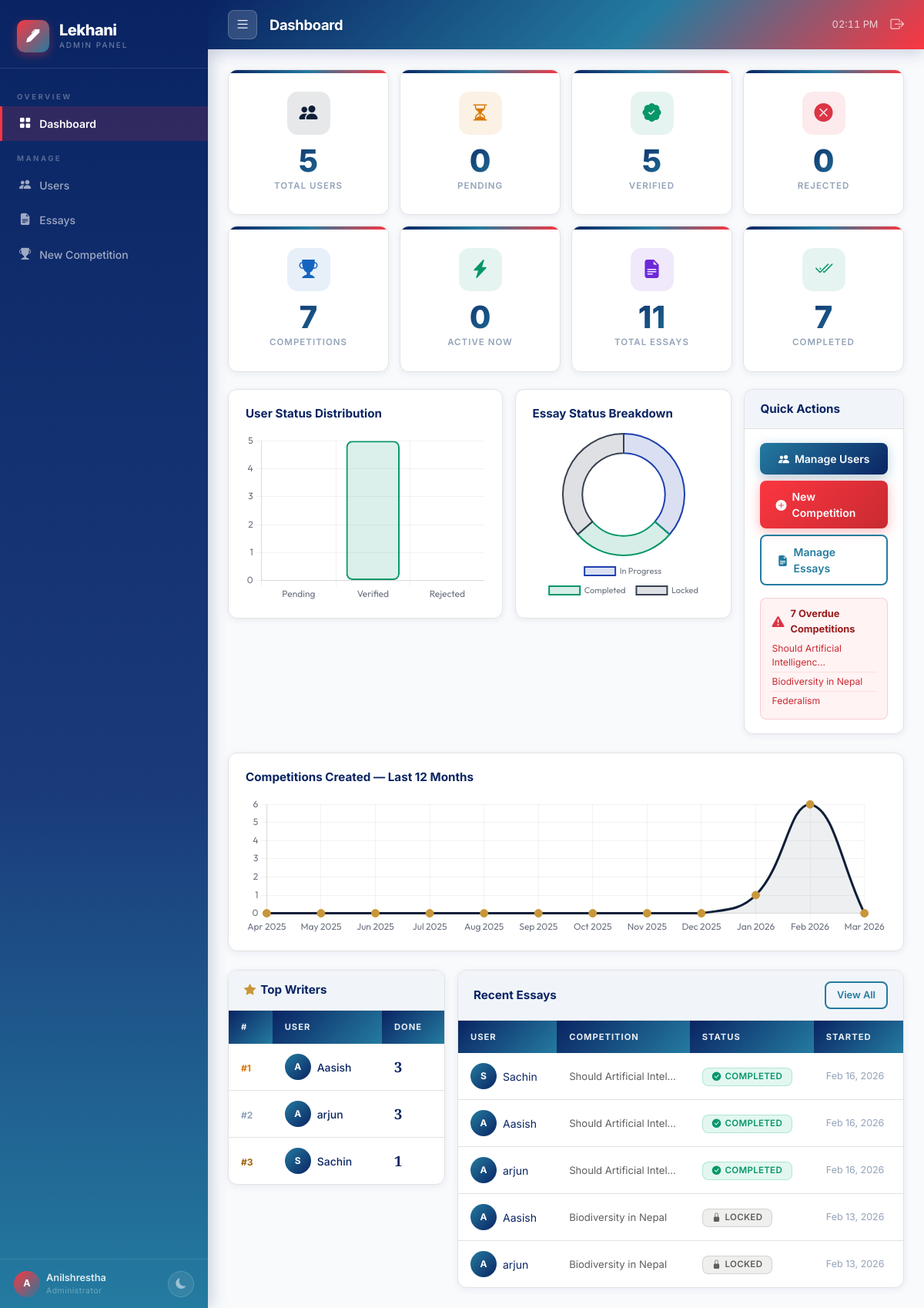
Screenshot of /custom-admin/ (signed in) with the database file from the repository.
### competition/models.py (models this page shows, shortened)
class Competition(models.Model):
    title = models.CharField(max_length=200)
    description = models.TextField()
    start_date = models.DateTimeField()
    end_date = models.DateTimeField()
    max_paragraphs = models.PositiveIntegerField()
    created_at = models.DateTimeField(auto_now_add=True)
    updated_at = models.DateTimeField(auto_now=True)
    class Meta:
        ordering = ['-start_date']
        verbose_name = 'Competition'
        verbose_name_plural = 'Competitions'

class Essay(models.Model):
    STATUS_CHOICES = [
        ('in_progress', 'In Progress'),
        ('completed', 'Completed'),
        ('locked', 'Locked'),
    ]
    user = models.ForeignKey(User, on_delete=models.CASCADE, related_name='essays')
    competition = models.ForeignKey(Competition, on_delete=models.CASCADE, related_name='essays')
    status = models.CharField(max_length=15, choices=STATUS_CHOICES, default='in_progress')
    started_at = models.DateTimeField(auto_now_add=True)
    completed_at = models.DateTimeField(null=True, blank=True)
    word_count = models.PositiveIntegerField(default=0)
    grammar_errors = models.PositiveIntegerField(default=0)
    spelling_errors = models.PositiveIntegerField(default=0)
    grammar_score = models.PositiveIntegerField(default=100)
    final_score = models.FloatField(default=0)   # ⭐ NEW FIELD
    class Meta:
        ordering = ['-started_at']
        unique_together = ['user', 'competition']
        verbose_name = 'Essay'
        verbose_name_plural = 'Essays'

### custom_admin/views.py (the view)
# urls.py: path('',                       views.dashboard,          name='dashboard'),
@login_required
@admin_required
def dashboard(request):
    now = timezone.now()
    total_users    = User.objects.count()
    pending_users  = UserProfile.objects.filter(status='pending').count()
    verified_users = UserProfile.objects.filter(status='verified').count()
    rejected_users = UserProfile.objects.filter(status='rejected').count()
    total_competitions   = Competition.objects.count()
    active_competitions  = Competition.objects.filter(
        start_date__lte=now, end_date__gte=now
    ).count()
    overdue_competitions = Competition.objects.filter(end_date__lt=now)
    total_essays       = Essay.objects.count()
    completed_essays   = Essay.objects.filter(status__in=['completed', 'locked']).count()
    in_progress_essays = Essay.objects.filter(status='in_progress').count()
    locked_essays      = Essay.objects.filter(status='locked').count()
    pure_completed     = Essay.objects.filter(status='completed').count()
    user_chart_data = json.dumps({
        'labels': ['Pending', 'Verified', 'Rejected'],
        'values': [pending_users, verified_users, rejected_users],
    })
    essay_chart_data = json.dumps({
        'labels': ['In Progress', 'Completed', 'Locked'],
        'values': [in_progress_essays, pure_completed, locked_essays],
    })
    comp_months = []
    comp_counts = []
    for i in range(11, -1, -1):
        month = (now.month - i - 1) % 12 + 1
        year  = now.year + ((now.month - i - 1) // 12)
        from django.utils.timezone import datetime
        import calendar
        month_start = now.replace(year=year, month=month, day=1,
                                  hour=0, minute=0, second=0, microsecond=0)
        last_day = calendar.monthrange(year, month)[1]
        month_end = month_start.replace(day=last_day, hour=23, minute=59, second=59)
        count = Competition.objects.filter(
            created_at__gte=month_start, created_at__lte=month_end
        ).count()
        comp_months.append(month_start.strftime('%b %Y'))
        comp_counts.append(count)
    comp_chart_data = json.dumps({'labels': comp_months, 'values': comp_counts})
    top_users = (
        User.objects.annotate(
            completed_count=Count(
                'essays',
                filter=Q(essays__status__in=['completed', 'locked'])
            )
        )
        .filter(completed_count__gt=0)
        .order_by('-completed_count')[:5]
    )
    recent_essays = (
        Essay.objects
        .select_related('user', 'competition')
        .order_by('-started_at')[:5]
    )
    context = {
        'total_users':          total_users,
        'pending_users':        pending_users,
        'verified_users':       verified_users,
        'rejected_users':       rejected_users,
        'total_competitions':   total_competitions,
        'active_competitions':  active_competitions,
        'total_essays':         total_essays,
        'completed_essays':     completed_essays,
        'user_chart_data':      user_chart_data,
        'essay_chart_data':     essay_chart_data,
        'comp_chart_data':      comp_chart_data,
        'overdue_competitions': overdue_competitions,
        'top_users':            top_users,
        'recent_essays':        recent_essays,
    }
    return render(request, 'custom_admin/dashboard.html', context)

### custom_admin/templates/custom_admin/dashboard.html (shortened to what this page needs)
{% extends "custom_admin/base.html" %}
{% load static %}
{% block page_title %}Dashboard{% endblock %}
{% block active_dashboard %}active{% endblock %}
{% block content %}
<div class="stat-grid">
  <div class="stat-card" style="--sc:#0f1f38;--sb:rgba(15,31,56,.1);">
    <div class="stat-icon"><i class="bi bi-people-fill"></i></div>
    <div><div class="stat-value">{{ total_users }}</div><div class="stat-label">Total Users</div></div>
  </div>
  <div class="stat-card" style="--sc:#d97706;--sb:rgba(217,119,6,.1);">
    <div class="stat-icon"><i class="bi bi-hourglass-split"></i></div>
    <div><div class="stat-value">{{ pending_users }}</div><div class="stat-label">Pending</div></div>
  </div>
  <div class="stat-card" style="--sc:#059669;--sb:rgba(5,150,105,.1);">
    <div class="stat-icon"><i class="bi bi-patch-check-fill"></i></div>
    <div><div class="stat-value">{{ verified_users }}</div><div class="stat-label">Verified</div></div>
  </div>
  <div class="stat-card" style="--sc:#dc3545;--sb:rgba(220,53,69,.1);">
    <div class="stat-icon"><i class="bi bi-x-circle-fill"></i></div>
    <div><div class="stat-value">{{ rejected_users }}</div><div class="stat-label">Rejected</div></div>
  </div>
  <div class="stat-card" style="--sc:#1565c0;--sb:rgba(21,101,192,.1);">
    <div class="stat-icon"><i class="bi bi-trophy-fill"></i></div>
    <div><div class="stat-value">{{ total_competitions }}</div><div class="stat-label">Competitions</div></div>
  </div>
  <div class="stat-card" style="--sc:#059669;--sb:rgba(5,150,105,.1);">
    <div class="stat-icon"><i class="bi bi-lightning-charge-fill"></i></div>
    <div><div class="stat-value">{{ active_competitions }}</div><div class="stat-label">Active Now</div></div>
  </div>
  <div class="stat-card" style="--sc:#6d28d9;--sb:rgba(109,40,217,.1);">
    <div class="stat-icon"><i class="bi bi-file-earmark-text-fill"></i></div>
    <div><div class="stat-value">{{ total_essays }}</div><div class="stat-label">Total Essays</div></div>
  </div>
  <div class="stat-card" style="--sc:#059669;--sb:rgba(5,150,105,.1);">
    <div class="stat-icon"><i class="bi bi-check2-all"></i></div>
    <div><div class="stat-value">{{ completed_essays }}</div><div class="stat-label">Completed</div></div>
  </div>
</div>
<div class="row g-3 mb-4">
  <div class="col-12 col-lg-5">
    <div class="chart-box">
      <div class="chart-title">User Status Distribution</div>
      <div class="chart-wrap"><canvas id="userChart"></canvas></div>
    </div>
  </div>
  <div class="col-12 col-lg-4">
    <div class="chart-box">
      <div class="chart-title">Essay Status Breakdown</div>
      <div class="chart-wrap"><canvas id="essayChart"></canvas></div>
    </div>
  </div>
  <div class="col-12 col-lg-3">
    <div class="ca-card h-100">
      <div class="ca-card-header"><span class="section-title" style="font-size:.95rem;">Quick Actions</span></div>
      <div class="ca-card-body">
        <div class="d-flex flex-column gap-2">
          <a href="{% url 'custom_admin:users' %}" class="btn-navy w-100 justify-content-center">
            <i class="bi bi-people-fill"></i> Manage Users
          </a>
          <a href="{% url 'custom_admin:create_competition' %}" class="btn-gold w-100 justify-content-center">
            <i class="bi bi-plus-circle-fill"></i> New Competition
          </a>
          <a href="{% url 'custom_admin:essays' %}" class="btn-outline w-100 justify-content-center">
            <i class="bi bi-file-earmark-text-fill"></i> Manage Essays
          </a>
        </div>
        {% if overdue_competitions %}
        <div class="overdue-alert mt-3">
          <div class="d-flex align-items-center gap-2 mb-1">
            <i class="bi bi-exclamation-triangle-fill" style="color:#dc3545;"></i>
            <strong style="font-size:.8rem;color:#991b1b;">{{ overdue_competitions.count }} Overdue Competition{{ overdue_competitions.count|pluralize }}</strong>
          </div>
          {% for comp in overdue_competitions|slice:":3" %}
          <div class="overdue-item">{{ comp.title|truncatechars:30 }}</div>
          {% endfor %}
        </div>
        {% endif %}
      </div>
    </div>
  </div>
</div>
<div class="chart-box mb-4">
  <div class="chart-title">Competitions Created — Last 12 Months</div>
  <div class="chart-wrap" style="height:180px;"><canvas id="compChart"></canvas></div>
</div>
<div class="row g-3">
  <div class="col-12 col-lg-4">
    <div class="ca-card">
      <div class="ca-card-header">
        <span class="section-title" style="font-size:.95rem;">
          <i class="bi bi-star-fill" style="color:#c8973a;margin-right:6px;"></i>Top Writers
        </span>
      </div>
      <table class="ca-table">
        <thead><tr><th>#</th><th>User</th><th>Done</th></tr></thead>
        <tbody>
          {% for u in top_users %}
          <tr>
            <td><span class="rank-num rank-{{ forloop.counter }}">#{{ forloop.counter }}</span></td>
            <td>
              <div class="d-flex align-items-center gap-2">
                <div class="avatar">{{ u.username|first|upper }}</div>
                <span style="font-size:.875rem;font-weight:500;">{{ u.username }}</span>
              </div>
            </td>
            <td><span style="font-family:'Cormorant Garamond',serif;font-size:1.15rem;font-weight:700;">{{ u.completed_count }}</span></td>
          </tr>
          {% empty %}
          <tr><td colspan="3" class="empty-cell">No completed essays yet.</td></tr>
          {% endfor %}
        </tbody>
      </table>
    </div>
  </div>
  <div class="col-12 col-lg-8">
    <div class="ca-card">
      <div class="ca-card-header">
        <span class="section-title" style="font-size:.95rem;">Recent Essays</span>
        <a href="{% url 'custom_admin:essays' %}" class="btn-outline btn-sm">View All</a>
      </div>
      <table class="ca-table">
        <thead><tr><th>User</th><th>Competition</th><th>Status</th><th>Started</th></tr></thead>
        <tbody>
          {% for essay in recent_essays %}
          <tr>
            <td>
              <div class="d-flex align-items-center gap-2">
                <div class="avatar">{{ essay.user.username|first|upper }}</div>
                <span style="font-size:.875rem;">{{ essay.user.username }}</span>
              </div>
            </td>
            <td style="font-size:.82rem;color:var(--ink-mid);max-width:160px;">
              <span title="{{ essay.competition.title }}">{{ essay.competition.title|truncatechars:24 }}</span>
            </td>
            <td>
              {% if essay.status == 'in_progress' %}<span class="badge badge-progress"><i class="bi bi-pencil-fill"></i> In Progress</span>
              {% elif essay.status == 'completed' %}<span class="badge badge-completed"><i class="bi bi-check-circle-fill"></i> Completed</span>
              {% else %}<span class="badge badge-locked"><i class="bi bi-lock-fill"></i> Locked</span>{% endif %}
            </td>
            <td style="font-size:.78rem;color:var(--ink-light);">{{ essay.started_at|date:"M d, Y" }}</td>
          </tr>
          {% empty %}
          <tr><td colspan="4" class="empty-cell">No essays yet.</td></tr>
          {% endfor %}
        </tbody>
      </table>
    </div>
  </div>
</div>
{% endblock %}
{% block extra_js %}
<script>
  const USER_CHART_DATA = JSON.parse('{{ user_chart_data|escapejs }}');
  const ESSAY_CHART_DATA = JSON.parse('{{ essay_chart_data|escapejs }}');
  const COMP_CHART_DATA = JSON.parse('{{ comp_chart_data|escapejs }}');
</script>
{% endblock %}

### custom_admin/templates/custom_admin/base.html (shortened to what this page needs)
<!DOCTYPE html>
<html lang="en" data-theme="light">
<head>
  <link href="https://cdn.jsdelivr.net/npm/bootstrap@5.3.2/dist/css/bootstrap.min.css" rel="stylesheet"/>
  <link href="https://cdn.jsdelivr.net/npm/bootstrap-icons@1.11.3/font/bootstrap-icons.min.css" rel="stylesheet"/>
  {% load static %}
  <link rel="stylesheet" href="{% static 'custom_admin/css/admin.css' %}"/>
</head>
<body>
<aside id="sidebar">
  <div class="sidebar-brand">
    <span class="brand-icon"><i class="bi bi-pen-fill"></i></span>
    <div>
      <div class="brand-name">Lekhani</div>
      <div class="brand-sub">Admin Panel</div>
    </div>
  </div>
  <nav class="sidebar-nav">
    <div class="nav-section-label">Overview</div>
    <a href="{% url 'custom_admin:dashboard' %}" class="nav-item {% block active_dashboard %}{% endblock %}">
      <i class="bi bi-grid-fill"></i><span>Dashboard</span>
    </a>
    <div class="nav-section-label">Manage</div>
    <a href="{% url 'custom_admin:users' %}" class="nav-item {% block active_users %}{% endblock %}">
      <i class="bi bi-people-fill"></i><span>Users</span>
    </a>
    <a href="{% url 'custom_admin:essays' %}" class="nav-item {% block active_essays %}{% endblock %}">
      <i class="bi bi-file-earmark-text-fill"></i><span>Essays</span>
    </a>
    <a href="{% url 'custom_admin:create_competition' %}" class="nav-item {% block active_competitions %}{% endblock %}">
      <i class="bi bi-trophy-fill"></i><span>New Competition</span>
    </a>
  </nav>
  <div class="sidebar-footer">
    <div class="d-flex align-items-center gap-2 min-w-0">
      <div class="user-avatar">{{ request.user.username|first|upper }}</div>
      <div class="min-w-0">
        <div class="user-name">{{ request.user.username }}</div>
        <div class="user-role">Administrator</div>
      </div>
    </div>
    <button class="theme-btn" id="themeToggle" title="Toggle dark mode">
      <i class="bi bi-moon-fill" id="themeIcon"></i>
    </button>
  </div>
</aside>
<div id="main-wrap">
  <header id="topbar">
    <div class="d-flex align-items-center gap-3">
      <button id="sidebarToggle" class="sidebar-toggle-btn">
        <i class="bi bi-list"></i>
      </button>
      <h1 class="topbar-title">{% block page_title %}Dashboard{% endblock %}</h1>
    </div>
    <div class="d-flex align-items-center gap-3">
      <span class="topbar-time" id="liveClock"></span>
      <a href="{% url 'logout' %}" class="topbar-logout" title="Logout">
        <i class="bi bi-box-arrow-right"></i>
      </a>
    </div>
  </header>
  <main id="content">
    {% block content %}{% endblock %}
  </main>
</div>
{% load static %}
{% block extra_js %}{% endblock %}
</body>
</html>

### rows the page displays
Competition: title "Should Artificial Intelligenc…"
Competition: title "Biodiversity in Nepal"
Competition: title "Federalism"
Essay: user.username|first "S", user.username "Sachin", competition "Should Artificial Intel…", status "completed" (drawn), started_at "Feb 16, 2026"
Essay: user.username|first "A", user.username "Aasish", competition "Should Artificial Intel…", status "completed" (drawn), started_at "Feb 16, 2026"
Essay: user.username|first "A", user.username "arjun", competition "Should Artificial Intel…", status "completed" (drawn), started_at "Feb 16, 2026"
Essay: user.username|first "A", user.username "Aasish", competition "Biodiversity in Nepal", status "locked" (drawn), started_at "Feb 13, 2026"
Essay: user.username|first "A", user.username "arjun", competition "Biodiversity in Nepal", status "locked" (drawn), started_at "Feb 13, 2026"

### other values shown
{{ request.user.username|first|upper }} "A"
{{ request.user.username }} "Anilshrestha"
{{ total_users }} "5"
{{ pending_users }} "0"
{{ verified_users }} "5"
{{ rejected_users }} "0"
{{ total_competitions }} "7"
{{ active_competitions }} "0"
{{ total_essays }} "11"
{{ completed_essays }} "7"
{{ overdue_competitions.count }} "7"
{{ u.username|first|upper }} "A"
{{ u.username }} "Aasish"
{{ u.completed_count }} "3"
{{ u.username }} "arjun"
